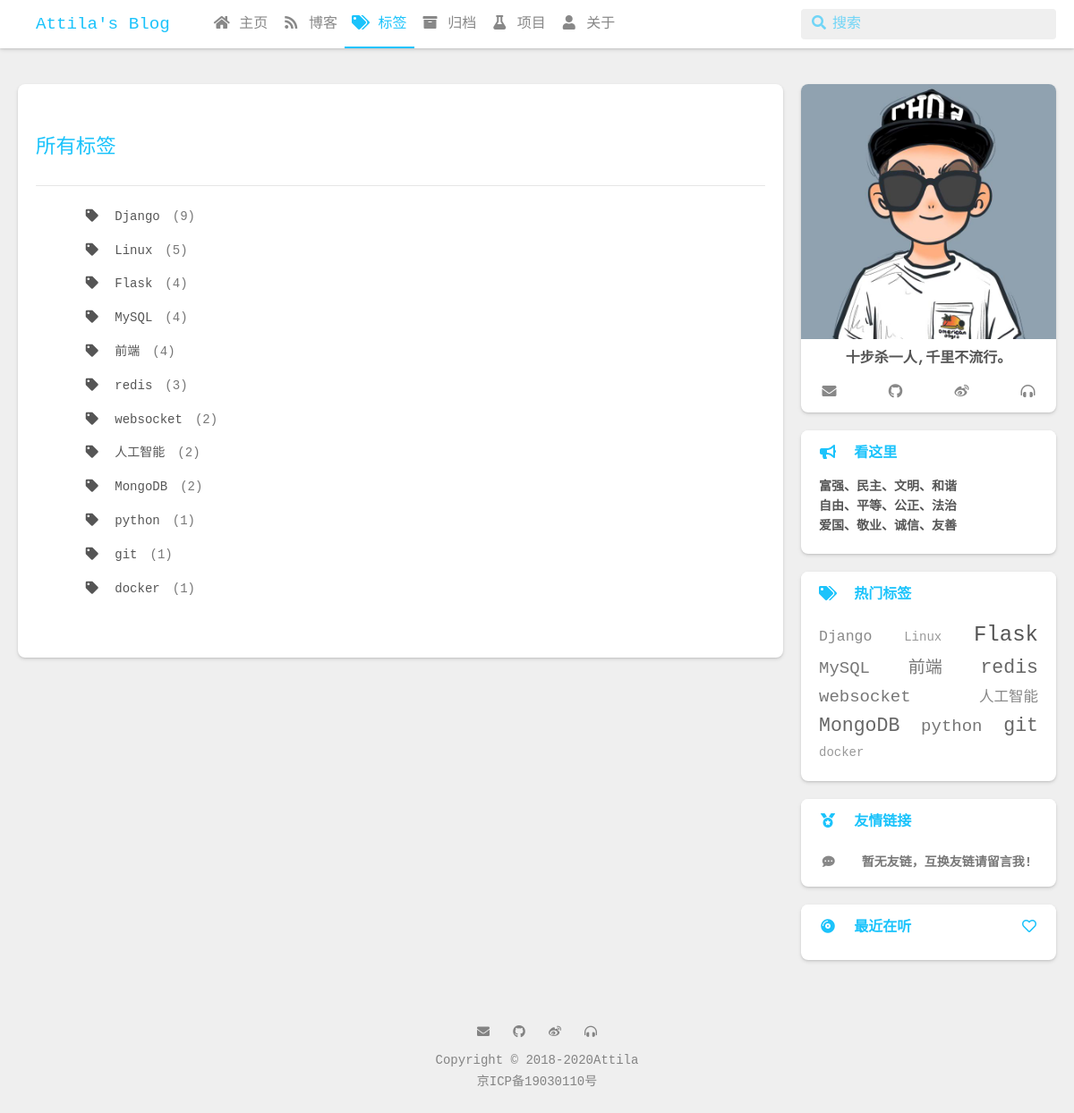
The page /blog/tags/ on the database its author committed.
### blog/models.py (models this page shows, shortened)
class Tag(models.Model):
    name = models.CharField(max_length=100, unique=True, verbose_name=u'标签')
    class Meta:
        verbose_name = u'标签'
        verbose_name_plural = u'标签'

### blog/views.py (the view)
# urls.py: path('tags/', BlogViews.Tags, name='Tags'),
def Tags(request):
    tags = Tag.objects.filter(post__is_show=True,post__post_type='post').annotate(num_posts=Count('post')).filter(num_posts__gt=0).order_by('-num_posts')
    return render(request, 'blog/tags.html', context={'tags': tags})

### blog/templatetags/blog_tags.py (called while the page is built)
@register.simple_tag
def get_tags():
    tags_style = [
        "font-size:19px;color:#777",
        "font-size:14px;color:#999",
        "font-size:16.5px;color:#888",
        "font-size:24px;color:#555",
        "font-size:21.5px;color:#666"
    ]
    tags = Tag.objects.filter(post__is_show=True).annotate(num_posts=Count('post')).filter(num_posts__gt=0).order_by('-num_posts')[:20]
    return {'tags_style':tags_style, 'tags':tags}

@register.simple_tag
def get_links():
    return Links.objects.filter(is_show=True)

@register.simple_tag
def get_site_configs():
    return SITE_CONFIGS

### templates/blog/tags.html (shortened to what this page needs)
{% extends 'blog/base.html' %}
{% block l_main %}
<div class="l_main">
    <section class="post-list">
        <div class="post-wrapper">
            <article id="archive-page" class="post article white-box">
                <section class="archive">
                    <div class="archive-item archive-year mark"><h2>所有标签</h2><hr></div>
                    <div class="archive-item archive-post mark">
                        {% for tag in tags %}
                        <a href="{% url 'blog:tags' tag.name %}"><time><i class="fas fa-tag fa-fw" aria-hidden="true"></i>&nbsp;&nbsp;{{ tag.name }}</time> <span class="title">({{ tag.num_posts }}) </span></a>
                        {% endfor %}
                    </div>
                    <br>
                </section>
            </article>
        </div>
    </section>
</div>
{% endblock %}

### templates/blog/aside.html (shortened to what this page needs)
{% load static %}
{% load blog_tags %}
{% load blog_tags %}
{% get_site_configs as SITE_CONFIGS %}
<aside class="l_side">
    <section class="author">
        <div class="content pure">
            <div class="avatar"><img class="avatar" src="{% static 'images/avatar.png' %}"></div>
            <div class="text">
                <p><span id="jinrishici-sentence">十步杀一人,千里不流行。</span></p>
            </div>
            <div class="social-wrapper">
                <a href="mailto:{{ SITE_CONFIGS.Footer.Email }}" class="social flat-btn waves-effect waves-button" target="_blank" rel="external"><i class="social fas fa-envelope" aria-hidden="true"></i></a>
                <a href="{{ SITE_CONFIGS.Footer.GitHub }}" class="social flat-btn waves-effect waves-button" target="_blank" rel="external nofollow noopener noreferrer"><i class="social fab fa-github" aria-hidden="true"></i></a>
                <a href="{{ SITE_CONFIGS.Footer.Weibo }}" class="social flat-btn waves-effect waves-button" target="_blank" rel="external nofollow noopener noreferrer"><i class="social fab fa-weibo" aria-hidden="true"></i></a>
                <a href="{{ SITE_CONFIGS.Footer.Music }}" class="social flat-btn waves-effect waves-button" target="_blank" rel="external nofollow noopener noreferrer"><i class="social fas fa-headphones-alt" aria-hidden="true"></i></a>
            </div>
        </div>
    </section>
    <section class="plain">
        <header class="pure">
            <div><i class="fas fa-bullhorn fa-fw" aria-hidden="true"></i>&nbsp;&nbsp;看这里</div>
        </header>
        <div class="content pure">
        <p> 富强、民主、文明、和谐</p>
        <p> 自由、平等、公正、法治</p>
        <p> 爱国、敬业、诚信、友善</p>
        </div>
    </section>
    <section class="tagcloud">
        <header class="pure"><div><i class="fas fa-tags fa-fw" aria-hidden="true"></i>&nbsp;&nbsp;热门标签</div></header>
        <div class="content pure">
            {% get_tags as tags_list %}
            {% for tag in tags_list.tags %}
            <a href="{% url 'blog:tags' tag.name %}" style="{{ tags_list.tags_style | random }}">{{ tag.name }}</a>
            {% empty %}
                <a></a>
            {% endfor %}
        </div>
    </section>
    <section class="list">
        <header class="pure"><div><i class="fas fa-medal fa-fw" aria-hidden="true"></i>&nbsp;&nbsp;友情链接</div></header>
        <div class="content pure">
            <ul class="entry">
                {% get_links as links %}
                {% for link in links %}
                <li><a class="flat-box waves-effect waves-block" title="{{ link.name }}" href="{{ link.url }}" target="_blank"><div class="name"><i class="fas fa-link fa-fw" aria-hidden="true"></i> &nbsp;&nbsp;{{ link.name }}</div></a></li>
                {% empty %}
                <li><a class="flat-box waves-effect waves-block" title="" href="{% url 'blog:About' %}"><div class="name"><i class="fas fa-comment-dots fa-fw" aria-hidden="true"></i> &nbsp;&nbsp;暂无友链，互换友链请留言我!</div></a></li>
                {% endfor %}
            </ul>
        </div>
    </section>
    {% if SITE_CONFIGS.Music.enable == 'true' %}
    <section class="music">
        <header class="pure">
            <div><i class="fas fa-compact-disc fa-fw" aria-hidden="true"></i>&nbsp;&nbsp;最近在听</div>
            <a class="rightBtn" target="_blank" rel="external nofollow noopener noreferrer" href="{{ SITE_CONFIGS.Music.home }}" title="{{ SITE_CONFIGS.Music.home }}"><i class="far fa-heart fa-fw"></i></a>
        </header>
        <div class="content pure">
            <link rel="stylesheet" href="https://cdn.jsdelivr.net/npm/aplayer@1.7.0/dist/APlayer.min.css">
        </div>
    </section>
    {% endif %}
</aside>

### rows shown on the page
Tag: name "Django", num_posts "9"
Tag: name "Linux", num_posts "5"
Tag: name "Flask", num_posts "4"
Tag: name "MySQL", num_posts "4"
Tag: name "前端", num_posts "4"
Tag: name "redis", num_posts "3"
Tag: name "websocket", num_posts "2"
Tag: name "人工智能", num_posts "2"
Tag: name "MongoDB", num_posts "2"
Tag: name "python", num_posts "1"
Tag: name "git", num_posts "1"
Tag: name "docker", num_posts "1"

### other values the page prints
{{ SITE_CONFIGS.Name }} "Attila"
{{ SITE_CONFIGS.Footer.Beian }} "京ICP备19030110号"
